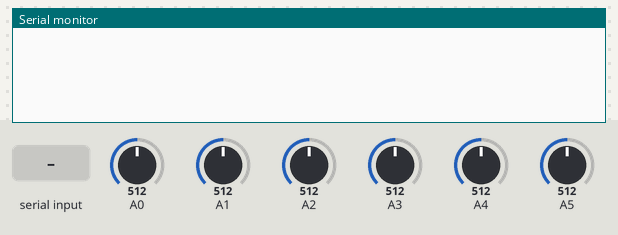
The sketch below on a simulated Arduino Uno, built with avr-gcc and run on an emulated ATmega328P. On the bench: the last lines printed to the serial monitor. The inputs (shaded band) are chosen by the test bench; at power-on: A0 = 512, A1 = 512, A2 = 512, A3 = 512, A4 = 512, A5 = 512. The board resets itself during the run and starts again.

Above: at 0.9 s.
1.0 s: "r" received over Serial
At 2.0 s:
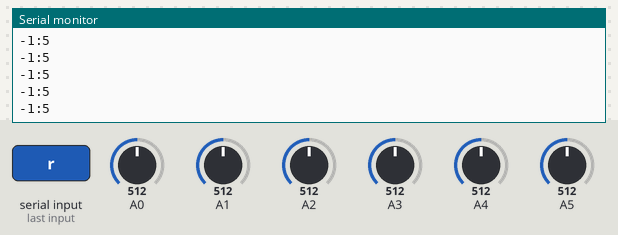
2.5 s: A0 set to 716
At 3.2 s:
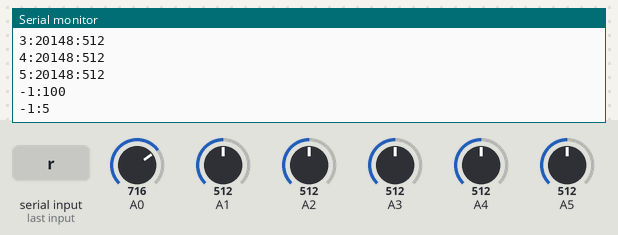
4.0 s: A1 set to 716
Timing chart, 0 to 4.1 s (numbered marks = the images above; inputs shaded):
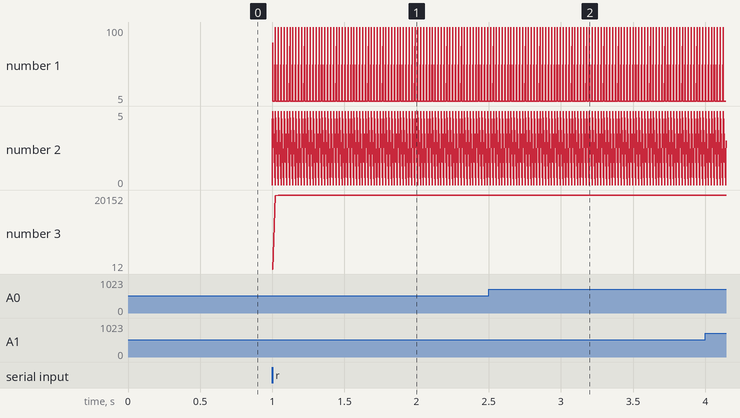

The sketch:

DataAcquisition.ino
```cpp
// Include used for watch dog timer
#include <avr/wdt.h>

// Defines for setting and clearing register bits
// Used to configure sample clock frequency
#ifndef cbi
  #define cbi(sfr, bit) (_SFR_BYTE(sfr) &= ~_BV(bit))
#endif
#ifndef sbi
  #define sbi(sfr, bit) (_SFR_BYTE(sfr) |= _BV(bit))
#endif

// Loop frequency in Hz
const unsigned long loopFrequency = 500;

// Loop period in microsecond
const unsigned long loopPeriod = (int)(1000000.0/(1.0*loopFrequency));

// Percents of loop period in microsecond to compute workload
const unsigned long loopPeriod_05 = (int)(05*1000000.0/(100.0*loopFrequency));
const unsigned long loopPeriod_10 = (int)(10*1000000.0/(100.0*loopFrequency));
const unsigned long loopPeriod_15 = (int)(15*1000000.0/(100.0*loopFrequency));
const unsigned long loopPeriod_20 = (int)(20*1000000.0/(100.0*loopFrequency));
const unsigned long loopPeriod_25 = (int)(25*1000000.0/(100.0*loopFrequency));
const unsigned long loopPeriod_30 = (int)(30*1000000.0/(100.0*loopFrequency));
const unsigned long loopPeriod_35 = (int)(35*1000000.0/(100.0*loopFrequency));
const unsigned long loopPeriod_40 = (int)(40*1000000.0/(100.0*loopFrequency));
const unsigned long loopPeriod_45 = (int)(45*1000000.0/(100.0*loopFrequency));
const unsigned long loopPeriod_50 = (int)(50*1000000.0/(100.0*loopFrequency));
const unsigned long loopPeriod_55 = (int)(55*1000000.0/(100.0*loopFrequency));
const unsigned long loopPeriod_60 = (int)(60*1000000.0/(100.0*loopFrequency));
const unsigned long loopPeriod_65 = (int)(65*1000000.0/(100.0*loopFrequency));
const unsigned long loopPeriod_70 = (int)(70*1000000.0/(100.0*loopFrequency));
const unsigned long loopPeriod_75 = (int)(75*1000000.0/(100.0*loopFrequency));
const unsigned long loopPeriod_80 = (int)(80*1000000.0/(100.0*loopFrequency));
const unsigned long loopPeriod_85 = (int)(85*1000000.0/(100.0*loopFrequency));
const unsigned long loopPeriod_90 = (int)(90*1000000.0/(100.0*loopFrequency));
const unsigned long loopPeriod_95 = (int)(95*1000000.0/(100.0*loopFrequency));

// Loop workload
byte workload;

// Loop start time
unsigned long startTime;

// Variables to run process periodically
unsigned long currentLoopTime, previousLoopTime;

// Loop time in microsecond
unsigned long loopTime;

// Start realtime loop when true
bool startLoop = false;

// Stop realtime loop when true
bool terminateProcess = false;

const byte acquireAnalog0 = 10;
const byte acquireAnalog1 = 10;
const byte acquireAnalog2 = 10;
const byte acquireAnalog3 = 10;
const byte acquireAnalog4 = 10;
const byte acquireAnalog5 = 10;

byte acquireAnalog0Index = acquireAnalog0;
byte acquireAnalog1Index = acquireAnalog1;
byte acquireAnalog2Index = acquireAnalog2;
byte acquireAnalog3Index = acquireAnalog3;
byte acquireAnalog4Index = acquireAnalog4;
byte acquireAnalog5Index = acquireAnalog5;

unsigned long lastAcquireTime0;
unsigned long lastAcquireTime1;
unsigned long lastAcquireTime2;
unsigned long lastAcquireTime3;
unsigned long lastAcquireTime4;
unsigned long lastAcquireTime5;

unsigned int analogValue0;
unsigned int analogValue1;
unsigned int analogValue2;
unsigned int analogValue3;
unsigned int analogValue4;
unsigned int analogValue5;

//String serialMessage;
char serialMessage[64];

void setup() {
  // Set prescale to 32 for ADC to decrease conversion time
  // 16MHz/32 = 500kHz - Max Sample freq = 500kHz/13 # 38kHz
  // Convertion time # 30us
  sbi(ADCSRA,ADPS2) ;
  cbi(ADCSRA,ADPS1) ;
  sbi(ADCSRA,ADPS0) ;

  Serial.begin(2000000);
  while (!startLoop) {
     if(Serial.available()) {
       startLoop = ((char)Serial.read()) == 'r';
     }
   }

   startTime =  micros();
   previousLoopTime = startTime - loopPeriod;

   lastAcquireTime0 = 0;
   lastAcquireTime1 = 0;
   lastAcquireTime2 = 0;
   lastAcquireTime3 = 0;
   lastAcquireTime4 = 0;
   lastAcquireTime5 = 0;
}


void loop() {

   while(true) {

     currentLoopTime = micros();

     if(currentLoopTime - previousLoopTime >= loopPeriod) {
       loopTime = currentLoopTime - startTime;
       //delayMicroseconds(900);
       if(acquireAnalog0Index == acquireAnalog0) {
         acquireAnalog0Index = 0;
         analogValue0 = acquireAnalogInput(0, &lastAcquireTime0);
       }
       acquireAnalog0Index += 1;

       if(acquireAnalog1Index == acquireAnalog1) {
         acquireAnalog1Index = 0;
         analogValue1 = acquireAnalogInput(1, &lastAcquireTime1);
       }

       acquireAnalog1Index += 1;
       if(acquireAnalog2Index == acquireAnalog2) {
         acquireAnalog2Index = 0;
         analogValue2 = acquireAnalogInput(2, &lastAcquireTime2);
       }
       acquireAnalog2Index += 1;

       if(acquireAnalog3Index == acquireAnalog3) {
         acquireAnalog3Index = 0;
         analogValue3 = acquireAnalogInput(3, &lastAcquireTime3);
       }
       acquireAnalog3Index += 1;

       if(acquireAnalog4Index == acquireAnalog4) {
         acquireAnalog4Index = 0;
         analogValue4 = acquireAnalogInput(4, &lastAcquireTime4);
       }
       acquireAnalog4Index += 1;

       if(acquireAnalog5Index == acquireAnalog5) {
         acquireAnalog5Index = 0;
         analogValue5 = acquireAnalogInput(5, &lastAcquireTime5);
       }
       acquireAnalog5Index += 1;

       if(loopTime > 5000000) {
         terminateProcess = true;
       }

       previousLoopTime = micros() - currentLoopTime;
       workload = computeWorkload(previousLoopTime);
       Serial.println("-1:" + String(workload));
       previousLoopTime = currentLoopTime;
     }

     if(terminateProcess) {
       Serial.println('s');
       wdt_enable(WDTO_15MS);
       while(true) {
         // Wait for board to restart
       }
     }

   }
}

byte computeWorkload(unsigned long computeTime) {
   if(computeTime <= loopPeriod_05) return 05;
   if(computeTime <= loopPeriod_10) return 10;
   if(computeTime <= loopPeriod_15) return 15;
   if(computeTime <= loopPeriod_20) return 20;
   if(computeTime <= loopPeriod_25) return 25;
   if(computeTime <= loopPeriod_30) return 30;
   if(computeTime <= loopPeriod_35) return 35;
   if(computeTime <= loopPeriod_40) return 40;
   if(computeTime <= loopPeriod_45) return 45;
   if(computeTime <= loopPeriod_50) return 50;
   if(computeTime <= loopPeriod_55) return 55;
   if(computeTime <= loopPeriod_60) return 60;
   if(computeTime <= loopPeriod_65) return 65;
   if(computeTime <= loopPeriod_70) return 70;
   if(computeTime <= loopPeriod_75) return 75;
   if(computeTime <= loopPeriod_80) return 80;
   if(computeTime <= loopPeriod_85) return 85;
   if(computeTime <= loopPeriod_90) return 90;
   if(computeTime <= loopPeriod_95) return 95;
   if(computeTime <= loopPeriod) return 100;
   if(computeTime > loopPeriod) return 200;
}


unsigned int acquireAnalogInput(byte inputNumber, unsigned long *lastAcquisitionTime) {
  //unsigned long dt = micros();
  unsigned long value = analogRead(inputNumber);
  //dt = micros() - dt;
  //Serial.println(dt);
  sprintf(serialMessage, "%d:%d:%d", inputNumber, (int)(loopTime - *lastAcquisitionTime),(int) value);
  //serialMessage = String(inputNumber) + ":" + String(loopTime - *lastAcquisitionTime) + ":" + String(value);
  *lastAcquisitionTime = loopTime;
  Serial.println(serialMessage);
  return value;
}
```

Measured:
- after the input at 1.0 s, the serial monitor: prints a new line at once (image 1)
- after the input at 2.5 s, the serial monitor: prints a new line at once (image 2)
